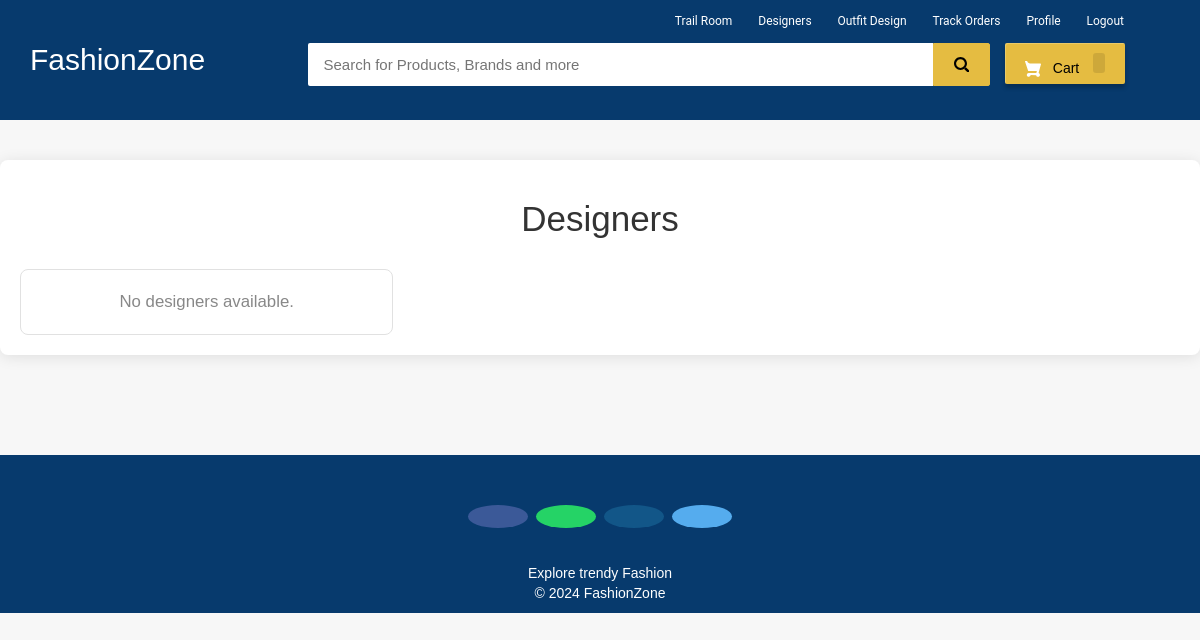
Before: /designers/ with the older database file.
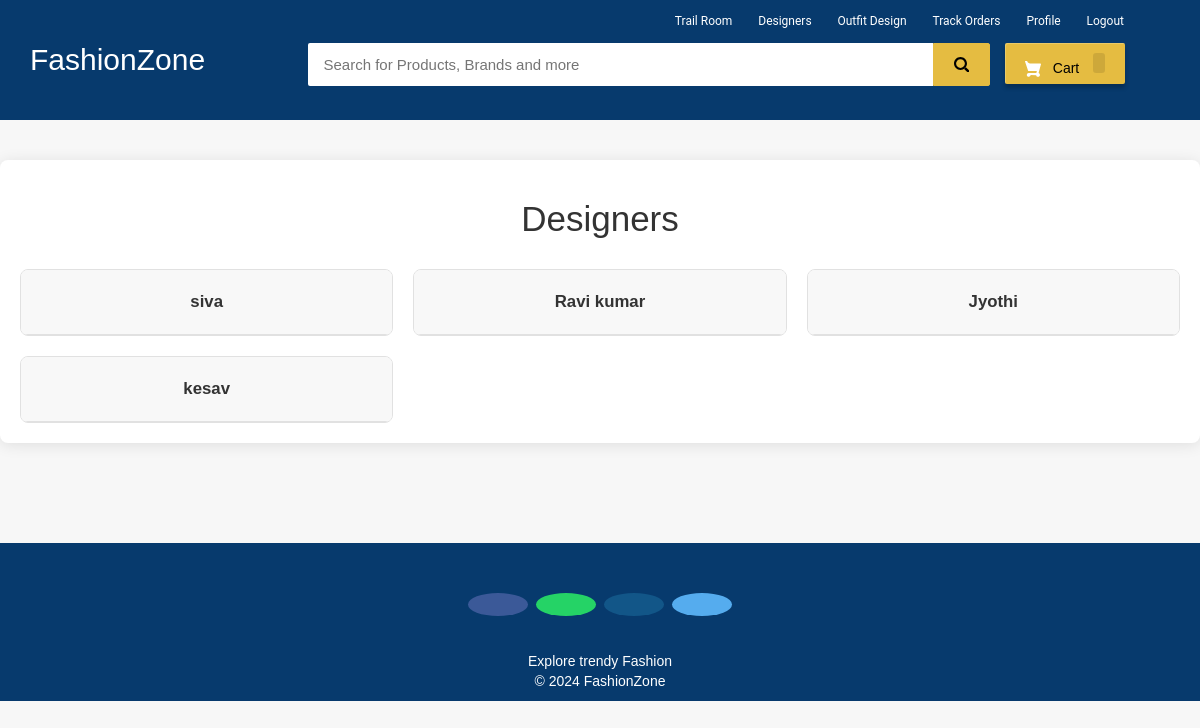
After: the same page with the newer database file.
### ecom/models.py (models this page shows, shortened)
class Designer(models.Model):
    name = models.CharField(max_length=100)
    contact = models.CharField(max_length=20)
    address = models.CharField(max_length=255)

### ecom/views.py (the view)
# urls.py: path('designers/', views.designer_list, name='designer_list'),
def designer_list(request):
    designers = Designer.objects.all()
    return render(request, 'ecom/designer_list.html', {'designers': designers})

### templates/ecom/designer_list.html (shortened to what this page needs)
{% extends 'ecom/customer_base.html' %}
{% load static %}
{% block content %}
<div class="designer-list-container">
    <h1>Designers</h1>
    <ul>
        {% for designer in designers %}
            <li>
                <a href="{% url 'designer_detail' designer.pk %}">{{ designer.name }}</a>
            </li>
        {% empty %}
            <li class="empty-message">No designers available.</li>
        {% endfor %}
    </ul>
</div>
{% endblock content %}

### templates/ecom/customer_base.html (shortened to what this page needs)
<html>
{% load static %}
<head>
<link rel="stylesheet" href="https://maxcdn.bootstrapcdn.com/bootstrap/3.3.0/css/bootstrap.min.css">
<link rel="stylesheet" href="https://maxcdn.bootstrapcdn.com/font-awesome/4.7.0/css/font-awesome.min.css">
<link rel="stylesheet" href="https://cdnjs.cloudflare.com/ajax/libs/font-awesome/5.15.4/css/all.min.css">
<link rel="stylesheet" href="https://unpkg.com/swiper/swiper-bundle.min.css">
</head>
<body>
<div id="navbar">
    <div class="container">
        <div class="row row1">
            <ul class="largenav pull-right">
                <li class="upper-links"><a class="links" href="#">Trail Room</a></li>
                <li class="upper-links"><a class="links" href="/designers">Designers</a></li>
                <li class="upper-links"><a class="links" href="#">Outfit Design</a></li>
                <li class="upper-links"><a class="links" href="/my-order">Track Orders</a></li>
                <li class="upper-links"><a class="links" href="/my-profile">Profile</a></li>
                <li class="upper-links"><a class="links" href="/logout">Logout</a></li>
            </ul>
        </div>
        <div class="row row2">
            <div class="col-sm-3">
                <h2 style="margin:0px;"><a style="text-decoration:none; color:white;" href="/"><span class="largenav">FashionZone </span></a></h2>
            </div>
            <div class="navbar-search smallsearch col-sm-7 col-xs-11">
              <form  action="/search" method="get">
                <div class="row"> <input class="navbar-input col-xs-11" type="search" placeholder="Search for Products, Brands and more" name="query" id="query">
                  <button class="navbar-button col-xs-1" type="submit">
                  </button>
                </div>
              </form>
            </div>
            <div class="cart1 largenav col-sm-2"> <a class="cart-button" href="/cart">  Cart <span class="item-number ">{{ product_count_in_cart }}</span> </a> </div>
        </div>
    </div>
</div>
{% block content %}
{% endblock content %}
<br><br><br>
<footer>
  <br>
  <p>
    <a href="#" class="fa fa-facebook"></a>
    <a href="#" class="fa fa-whatsapp"></a>
    <a href="#" class="fa fa-instagram"></a>
    <a href="#" class="fa fa-twitter"></a>
  </p>
  <br>
  <div class="container">
    <div class="row">
      <div class="col-md-12 col-sm-12">
        <div style="color:#ffffff;" class="wow fadeInUp footer-copyright">
          <p>Explore trendy Fashion<br>
            &copy; 2024 FashionZone </p>
        </div>
      </div>
    </div>
  </div>
</footer>
</body>
</html>

### templates/ecom/customer_base.html (style rules this page uses)
body { background-color: #f7f7f7; }
#navbar { background-color: #073a6d; color: black; }
.row1 { padding-top: 10px; padding-right: 50px }
.row2 { padding-bottom: 20px }
.navbar-input { padding: 11px 16px; border-radius: 2px 0 0 2px; border: 0 none; outline: 0 none; font-size: 15px }
.navbar-button { background-color: #e5bc41; border: 1px solid #e5bc41; border-radius: 0 2px 2px 0; color: #565656; padding: 10px 0; height: 43px; cursor: pointer }
.cart-button { background-color: #E5BC41; box-shadow: 0 4px 4px 0 rgba(0, 0, 0, .23), inset 1px 1px 0 0 hsla(0, 0%, 100%, .2); padding: 10px 0; text-align: center; height: 41px; border-radius: 2px; font-weight: 500; width: 120px; display: inline-block; color: #FFFFFF; text-decoration: none; color: inherit; border: none; outline: none }
.cart-svg { display: inline-block; width: 16px; height: 16px; vertical-align: middle; margin-right: 8px }
.item-number { border-radius: 3px; background-color: rgba(0, 0, 0, .1); height: 20px; padding: 3px 6px; font-weight: 500; display: inline-block; color: #fff; line-height: 12px; margin-left: 10px }
.upper-links { display: inline-block; padding: 0 11px; line-height: 23px; font-family: 'Roboto', sans-serif; letter-spacing: 0; color: inherit; border: none; outline: none; font-size: 12px }
.links { color: #fff; text-decoration: none }
.largenav { display: none }
.smallsearch { margin-left: 15px; margin-top: 15px }
footer { padding: 0px 0px 0px 0px; background-color: #073a6d; margin: 0px; }
.fa { font-size: 23px; width: 60px; text-align: center; text-decoration: none; margin: 5px 2px; border-radius: 50%; }
.fa-facebook { background: #3B5998; color: white; margin-top: 30px; }
.fa-whatsapp { background: #25d366; color: white; }
.fa-twitter { background: #55ACEE; color: white; }
.fa-instagram { background: #125688; color: white; }
p { text-align: center; }
@media screen and (min-width: 768px) { .largenav { display: block } }
@media screen and (min-width: 768px) { .smallsearch { margin: 0px } }

### templates/ecom/designer_list.html (style rules this page uses)
body, html { height: 100%; margin: 0; font-family: 'Arial', sans-serif; background-color: #f7f7f7; }
.designer-list-container { margin: 40px auto; max-width: 1200px; padding: 20px; background-color: #fff; border-radius: 8px; box-shadow: 0 2px 15px rgba(0, 0, 0, 0.1); }
h1 { font-size: 2.5em; color: #333; text-align: center; margin-bottom: 30px; }
.designer-list-container ul { display: grid; grid-template-columns: repeat(auto-fill, minmax(280px, 1fr)); gap: 20px; list-style: none; padding: 0; margin: 0; }
.designer-list-container li { background-color: #fff; border: 1px solid #e1e1e1; border-radius: 8px; overflow: hidden; transition: transform 0.3s ease-in-out, box-shadow 0.3s ease-in-out; }
.designer-list-container a { display: block; padding: 20px; font-size: 1.2em; color: #333; text-decoration: none; font-weight: bold; text-align: center; background-color: #f8f8f8; border-bottom: 1px solid #e1e1e1; transition: background-color 0.3s ease, color 0.3s ease; }

Changed rows visible on the page:
added Designer: name "siva"
added Designer: name "Ravi kumar"
added Designer: name "Jyothi"
added Designer: name "kesav"
Other visible differences:
text no longer shown: "No designers available."
